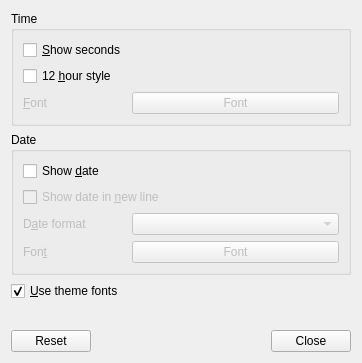
<?xml version="1.0" encoding="UTF-8"?>
<ui version="4.0">
 <class>RazorClockConfiguration</class>
 <widget class="QDialog" name="RazorClockConfiguration">
  <property name="geometry">
   <rect>
    <x>0</x>
    <y>0</y>
    <width>362</width>
    <height>363</height>
   </rect>
  </property>
  <property name="windowTitle">
   <string>Razor Clock Settings</string>
  </property>
  <layout class="QVBoxLayout" name="verticalLayout">
   <item>
    <widget class="QGroupBox" name="timeGB">
     <property name="title">
      <string>Time</string>
     </property>
     <layout class="QGridLayout" name="gridLayout_3" columnstretch="1,2">
      <item row="0" column="0" colspan="2">
       <widget class="QCheckBox" name="showSecondsCB">
        <property name="text">
         <string>&amp;Show seconds</string>
        </property>
       </widget>
      </item>
      <item row="1" column="0" colspan="2">
       <widget class="QCheckBox" name="ampmClockCB">
        <property name="text">
         <string>12 &amp;hour style</string>
        </property>
       </widget>
      </item>
      <item row="2" column="0">
       <widget class="QLabel" name="timeFontL">
        <property name="enabled">
         <bool>false</bool>
        </property>
        <property name="text">
         <string>&amp;Font</string>
        </property>
        <property name="buddy">
         <cstring>timeFontB</cstring>
        </property>
       </widget>
      </item>
      <item row="2" column="1">
       <widget class="QPushButton" name="timeFontB">
        <property name="enabled">
         <bool>false</bool>
        </property>
        <property name="text">
         <string>Font</string>
        </property>
       </widget>
      </item>
     </layout>
    </widget>
   </item>
   <item>
    <widget class="QGroupBox" name="dateGB">
     <property name="title">
      <string>Date</string>
     </property>
     <layout class="QGridLayout" name="gridLayout_2" columnstretch="1,2">
      <item row="0" column="0" colspan="2">
       <widget class="QCheckBox" name="showDateCB">
        <property name="text">
         <string>Show &amp;date</string>
        </property>
       </widget>
      </item>
      <item row="2" column="0">
       <widget class="QLabel" name="dateFormatL">
        <property name="enabled">
         <bool>false</bool>
        </property>
        <property name="text">
         <string>D&amp;ate format</string>
        </property>
        <property name="buddy">
         <cstring>dateFormatCOB</cstring>
        </property>
       </widget>
      </item>
      <item row="2" column="1">
       <widget class="QComboBox" name="dateFormatCOB">
        <property name="enabled">
         <bool>false</bool>
        </property>
       </widget>
      </item>
      <item row="3" column="1">
       <widget class="QPushButton" name="dateFontB">
        <property name="enabled">
         <bool>false</bool>
        </property>
        <property name="text">
         <string>Font</string>
        </property>
       </widget>
      </item>
      <item row="3" column="0">
       <widget class="QLabel" name="dateFontL">
        <property name="enabled">
         <bool>false</bool>
        </property>
        <property name="text">
         <string>Fon&amp;t</string>
        </property>
        <property name="buddy">
         <cstring>dateFontB</cstring>
        </property>
       </widget>
      </item>
      <item row="1" column="0" colspan="2">
       <widget class="QCheckBox" name="dateOnNewLineCB">
        <property name="enabled">
         <bool>false</bool>
        </property>
        <property name="text">
         <string>Show date in &amp;new line</string>
        </property>
       </widget>
      </item>
     </layout>
    </widget>
   </item>
   <item>
    <widget class="QCheckBox" name="useThemeFontCB">
     <property name="text">
      <string>&amp;Use theme fonts</string>
     </property>
     <property name="checked">
      <bool>true</bool>
     </property>
    </widget>
   </item>
   <item>
    <spacer name="verticalSpacer">
     <property name="orientation">
      <enum>Qt::Vertical</enum>
     </property>
     <property name="sizeHint" stdset="0">
      <size>
       <width>1</width>
       <height>1</height>
      </size>
     </property>
    </spacer>
   </item>
   <item>
    <widget class="QDialogButtonBox" name="buttons">
     <property name="orientation">
      <enum>Qt::Horizontal</enum>
     </property>
     <property name="standardButtons">
      <set>QDialogButtonBox::Close|QDialogButtonBox::Reset</set>
     </property>
    </widget>
   </item>
  </layout>
 </widget>
 <resources/>
 <connections>
  <connection>
   <sender>buttons</sender>
   <signal>accepted()</signal>
   <receiver>RazorClockConfiguration</receiver>
   <slot>accept()</slot>
   <hints>
    <hint type="sourcelabel">
     <x>196</x>
     <y>424</y>
    </hint>
    <hint type="destinationlabel">
     <x>157</x>
     <y>274</y>
    </hint>
   </hints>
  </connection>
  <connection>
   <sender>buttons</sender>
   <signal>rejected()</signal>
   <receiver>RazorClockConfiguration</receiver>
   <slot>reject()</slot>
   <hints>
    <hint type="sourcelabel">
     <x>196</x>
     <y>424</y>
    </hint>
    <hint type="destinationlabel">
     <x>196</x>
     <y>274</y>
    </hint>
   </hints>
  </connection>
  <connection>
   <sender>useThemeFontCB</sender>
   <signal>toggled(bool)</signal>
   <receiver>timeFontB</receiver>
   <slot>setDisabled(bool)</slot>
   <hints>
    <hint type="sourcelabel">
     <x>73</x>
     <y>299</y>
    </hint>
    <hint type="destinationlabel">
     <x>144</x>
     <y>103</y>
    </hint>
   </hints>
  </connection>
  <connection>
   <sender>showDateCB</sender>
   <signal>toggled(bool)</signal>
   <receiver>dateOnNewLineCB</receiver>
   <slot>setEnabled(bool)</slot>
   <hints>
    <hint type="sourcelabel">
     <x>57</x>
     <y>167</y>
    </hint>
    <hint type="destinationlabel">
     <x>68</x>
     <y>199</y>
    </hint>
   </hints>
  </connection>
  <connection>
   <sender>showDateCB</sender>
   <signal>toggled(bool)</signal>
   <receiver>dateFormatCOB</receiver>
   <slot>setEnabled(bool)</slot>
   <hints>
    <hint type="sourcelabel">
     <x>129</x>
     <y>169</y>
    </hint>
    <hint type="destinationlabel">
     <x>146</x>
     <y>225</y>
    </hint>
   </hints>
  </connection>
  <connection>
   <sender>showDateCB</sender>
   <signal>toggled(bool)</signal>
   <receiver>dateFormatL</receiver>
   <slot>setEnabled(bool)</slot>
   <hints>
    <hint type="sourcelabel">
     <x>30</x>
     <y>163</y>
    </hint>
    <hint type="destinationlabel">
     <x>30</x>
     <y>220</y>
    </hint>
   </hints>
  </connection>
  <connection>
   <sender>useThemeFontCB</sender>
   <signal>toggled(bool)</signal>
   <receiver>timeFontL</receiver>
   <slot>setDisabled(bool)</slot>
   <hints>
    <hint type="sourcelabel">
     <x>49</x>
     <y>294</y>
    </hint>
    <hint type="destinationlabel">
     <x>42</x>
     <y>104</y>
    </hint>
   </hints>
  </connection>
 </connections>
</ui>
